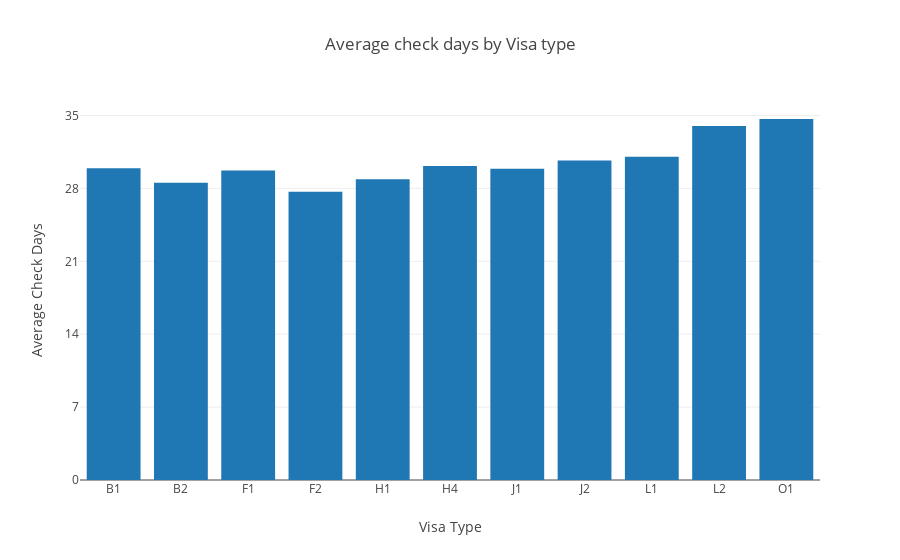

The notebook cell saved with this chart:
### Code cell
vt = df.groupby('VisaType')['VisaType'].count()

# Bar chart - Average check days by Visa type
trace2 = go.Bar(x=wd.index.values.tolist(),
                y=wd.values.tolist())
layout = go.Layout(
    title='Average check days by Visa type',
    xaxis=dict(
        autorange=True,
        title='Visa Type'
    ),
    yaxis=dict(
        autorange=True,
        tick0=0,
        dtick=7,
        title='Average Check Days'
    )
)
fig = go.Figure(data=[trace2], layout=layout)
py.iplot(fig, show_link=False)

### Figure 1 — Plotly figure (JSON) as saved in the notebook; plotly's stock layout.template omitted (floating-point values rounded to 4 significant figures)
{"data": [{"type": "bar", "uid": "420d7b9a-2ba7-46f8-86a7-750c511ef4d4", "x": ["B1", "B2", "F1", "F2", "H1", "H4", "J1", "J2", "L1", "L2", "O1"], "y": [29.94, 28.55, 29.72, 27.69, 28.89, 30.15, 29.89, 30.67, 31.05, 34, 34.67]}], "layout": {"title": "Average check days by Visa type", "xaxis": {"autorange": true, "title": "Visa Type"}, "yaxis": {"autorange": true, "dtick": 7, "tick0": 0, "title": "Average Check Days"}}}
